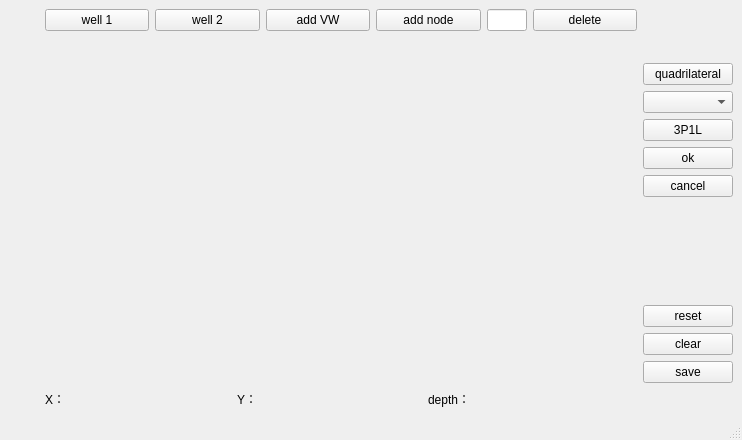
<?xml version="1.0" encoding="UTF-8"?>
<ui version="4.0">
 <class>MainSection</class>
 <widget class="QMainWindow" name="MainSection">
  <property name="geometry">
   <rect>
    <x>0</x>
    <y>0</y>
    <width>742</width>
    <height>440</height>
   </rect>
  </property>
  <property name="windowTitle">
   <string>MainWindow</string>
  </property>
  <widget class="QWidget" name="centralwidget">
   <layout class="QGridLayout" name="gridLayout_4">
    <item row="0" column="0">
     <layout class="QGridLayout" name="gridLayout_2">
      <property name="sizeConstraint">
       <enum>QLayout::SetDefaultConstraint</enum>
      </property>
      <item row="2" column="0">
       <layout class="QVBoxLayout" name="verticalLayout_3" stretch="2,3,3,2">
        <item>
         <widget class="QLabel" name="QL_scale1">
          <property name="sizePolicy">
           <sizepolicy hsizetype="Preferred" vsizetype="Preferred">
            <horstretch>0</horstretch>
            <verstretch>0</verstretch>
           </sizepolicy>
          </property>
          <property name="text">
           <string/>
          </property>
         </widget>
        </item>
        <item>
         <widget class="QLabel" name="QL_scale2">
          <property name="sizePolicy">
           <sizepolicy hsizetype="Preferred" vsizetype="Preferred">
            <horstretch>0</horstretch>
            <verstretch>0</verstretch>
           </sizepolicy>
          </property>
          <property name="minimumSize">
           <size>
            <width>30</width>
            <height>0</height>
           </size>
          </property>
          <property name="text">
           <string/>
          </property>
         </widget>
        </item>
        <item>
         <widget class="QLabel" name="QL_scale3">
          <property name="sizePolicy">
           <sizepolicy hsizetype="Preferred" vsizetype="Preferred">
            <horstretch>0</horstretch>
            <verstretch>0</verstretch>
           </sizepolicy>
          </property>
          <property name="text">
           <string/>
          </property>
         </widget>
        </item>
        <item>
         <widget class="QLabel" name="QL_scale4">
          <property name="sizePolicy">
           <sizepolicy hsizetype="Preferred" vsizetype="Preferred">
            <horstretch>0</horstretch>
            <verstretch>0</verstretch>
           </sizepolicy>
          </property>
          <property name="text">
           <string/>
          </property>
         </widget>
        </item>
       </layout>
      </item>
      <item row="2" column="1">
       <widget class="OglWidget_ms" name="QW_section" native="true">
        <property name="enabled">
         <bool>true</bool>
        </property>
       </widget>
      </item>
      <item row="1" column="1">
       <layout class="QHBoxLayout" name="horizontalLayout_3" stretch="1,8,1">
        <item>
         <widget class="QLabel" name="QL_scale5">
          <property name="sizePolicy">
           <sizepolicy hsizetype="Ignored" vsizetype="Fixed">
            <horstretch>0</horstretch>
            <verstretch>0</verstretch>
           </sizepolicy>
          </property>
          <property name="minimumSize">
           <size>
            <width>0</width>
            <height>20</height>
           </size>
          </property>
          <property name="text">
           <string/>
          </property>
          <property name="alignment">
           <set>Qt::AlignCenter</set>
          </property>
         </widget>
        </item>
        <item>
         <widget class="QLabel" name="QL_scale6">
          <property name="sizePolicy">
           <sizepolicy hsizetype="Preferred" vsizetype="Fixed">
            <horstretch>0</horstretch>
            <verstretch>0</verstretch>
           </sizepolicy>
          </property>
          <property name="text">
           <string/>
          </property>
          <property name="alignment">
           <set>Qt::AlignCenter</set>
          </property>
         </widget>
        </item>
        <item>
         <widget class="QLabel" name="QL_scale7">
          <property name="sizePolicy">
           <sizepolicy hsizetype="Preferred" vsizetype="Fixed">
            <horstretch>0</horstretch>
            <verstretch>0</verstretch>
           </sizepolicy>
          </property>
          <property name="layoutDirection">
           <enum>Qt::LeftToRight</enum>
          </property>
          <property name="text">
           <string/>
          </property>
          <property name="scaledContents">
           <bool>false</bool>
          </property>
          <property name="alignment">
           <set>Qt::AlignCenter</set>
          </property>
         </widget>
        </item>
       </layout>
      </item>
      <item row="3" column="1">
       <layout class="QGridLayout" name="gridLayout_3" columnstretch="1,10,1,10,1,10">
        <item row="0" column="0">
         <widget class="QLabel" name="QL_X">
          <property name="text">
           <string>X：</string>
          </property>
         </widget>
        </item>
        <item row="0" column="1">
         <widget class="QLabel" name="QL_XP">
          <property name="text">
           <string/>
          </property>
         </widget>
        </item>
        <item row="0" column="2">
         <widget class="QLabel" name="QL_Y">
          <property name="text">
           <string>Y：</string>
          </property>
         </widget>
        </item>
        <item row="0" column="3">
         <widget class="QLabel" name="QL_YP">
          <property name="text">
           <string/>
          </property>
         </widget>
        </item>
        <item row="0" column="4">
         <widget class="QLabel" name="QL_D">
          <property name="text">
           <string>depth：</string>
          </property>
         </widget>
        </item>
        <item row="0" column="5">
         <widget class="QLabel" name="QL_DP">
          <property name="minimumSize">
           <size>
            <width>0</width>
            <height>20</height>
           </size>
          </property>
          <property name="text">
           <string/>
          </property>
         </widget>
        </item>
       </layout>
      </item>
      <item row="2" column="2">
       <layout class="QVBoxLayout" name="verticalLayout_4">
        <item>
         <layout class="QVBoxLayout" name="verticalLayout">
          <item>
           <widget class="QPushButton" name="QPB_setQuadrilateral">
            <property name="text">
             <string>quadrilateral</string>
            </property>
           </widget>
          </item>
          <item>
           <widget class="QComboBox" name="QCB_attribute">
            <property name="minimumSize">
             <size>
              <width>90</width>
              <height>0</height>
             </size>
            </property>
           </widget>
          </item>
          <item>
           <widget class="QPushButton" name="QPB_threePointOneLine">
            <property name="text">
             <string>3P1L</string>
            </property>
           </widget>
          </item>
          <item>
           <widget class="QPushButton" name="QPB_saveState">
            <property name="text">
             <string>ok</string>
            </property>
           </widget>
          </item>
          <item>
           <widget class="QPushButton" name="QPB_cancelState">
            <property name="text">
             <string>cancel</string>
            </property>
           </widget>
          </item>
         </layout>
        </item>
        <item>
         <spacer name="verticalSpacer">
          <property name="orientation">
           <enum>Qt::Vertical</enum>
          </property>
          <property name="sizeHint" stdset="0">
           <size>
            <width>20</width>
            <height>40</height>
           </size>
          </property>
         </spacer>
        </item>
        <item>
         <layout class="QVBoxLayout" name="verticalLayout_2">
          <item>
           <widget class="QPushButton" name="QPB_reset">
            <property name="minimumSize">
             <size>
              <width>90</width>
              <height>0</height>
             </size>
            </property>
            <property name="maximumSize">
             <size>
              <width>90</width>
              <height>16777215</height>
             </size>
            </property>
            <property name="text">
             <string>reset</string>
            </property>
           </widget>
          </item>
          <item>
           <widget class="QPushButton" name="QPB_clear">
            <property name="text">
             <string>clear</string>
            </property>
           </widget>
          </item>
          <item>
           <widget class="QPushButton" name="QPB_save">
            <property name="text">
             <string>save</string>
            </property>
           </widget>
          </item>
         </layout>
        </item>
       </layout>
      </item>
      <item row="0" column="1">
       <layout class="QHBoxLayout" name="horizontalLayout">
        <item>
         <widget class="QPushButton" name="QPB_selectewell_1">
          <property name="text">
           <string>well 1</string>
          </property>
         </widget>
        </item>
        <item>
         <widget class="QPushButton" name="QPB_selectewell_2">
          <property name="text">
           <string>well 2</string>
          </property>
         </widget>
        </item>
        <item>
         <widget class="QPushButton" name="QPB_addVirtualWell">
          <property name="text">
           <string>add VW</string>
          </property>
         </widget>
        </item>
        <item>
         <widget class="QPushButton" name="QPB_addNode">
          <property name="text">
           <string>add node</string>
          </property>
         </widget>
        </item>
        <item>
         <widget class="QLineEdit" name="le_node_depth">
          <property name="sizePolicy">
           <sizepolicy hsizetype="Minimum" vsizetype="Fixed">
            <horstretch>0</horstretch>
            <verstretch>0</verstretch>
           </sizepolicy>
          </property>
          <property name="maximumSize">
           <size>
            <width>40</width>
            <height>16777215</height>
           </size>
          </property>
         </widget>
        </item>
        <item>
         <widget class="QPushButton" name="QPB_deleteObject">
          <property name="text">
           <string>delete</string>
          </property>
         </widget>
        </item>
       </layout>
      </item>
     </layout>
    </item>
   </layout>
  </widget>
  <widget class="QStatusBar" name="statusbar"/>
 </widget>
 <customwidgets>
  <customwidget>
   <class>OglWidget_ms</class>
   <extends>QWidget</extends>
   <header>oglwidget_ms.h</header>
   <container>1</container>
  </customwidget>
 </customwidgets>
 <tabstops>
  <tabstop>QPB_selectewell_2</tabstop>
  <tabstop>QPB_selectewell_1</tabstop>
 </tabstops>
 <resources/>
 <connections/>
</ui>
